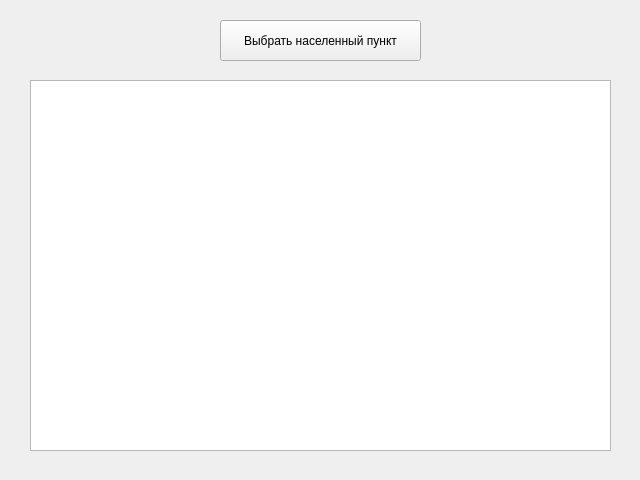
<?xml version="1.0" encoding="UTF-8"?>
<ui version="4.0">
 <class>MainWidget</class>
 <widget class="QWidget" name="MainWidget">
  <property name="geometry">
   <rect>
    <x>0</x>
    <y>0</y>
    <width>640</width>
    <height>480</height>
   </rect>
  </property>
  <property name="windowTitle">
   <string>road-merger</string>
  </property>
  <widget class="QPushButton" name="btnSelectFolder">
   <property name="geometry">
    <rect>
     <x>220</x>
     <y>20</y>
     <width>201</width>
     <height>41</height>
    </rect>
   </property>
   <property name="text">
    <string>Выбрать населенный пункт</string>
   </property>
  </widget>
  <widget class="QTreeWidget" name="treeWidget">
   <property name="geometry">
    <rect>
     <x>30</x>
     <y>80</y>
     <width>581</width>
     <height>371</height>
    </rect>
   </property>
   <property name="rootIsDecorated">
    <bool>true</bool>
   </property>
   <property name="columnCount">
    <number>0</number>
   </property>
   <attribute name="headerVisible">
    <bool>true</bool>
   </attribute>
  </widget>
 </widget>
 <resources/>
 <connections/>
</ui>
